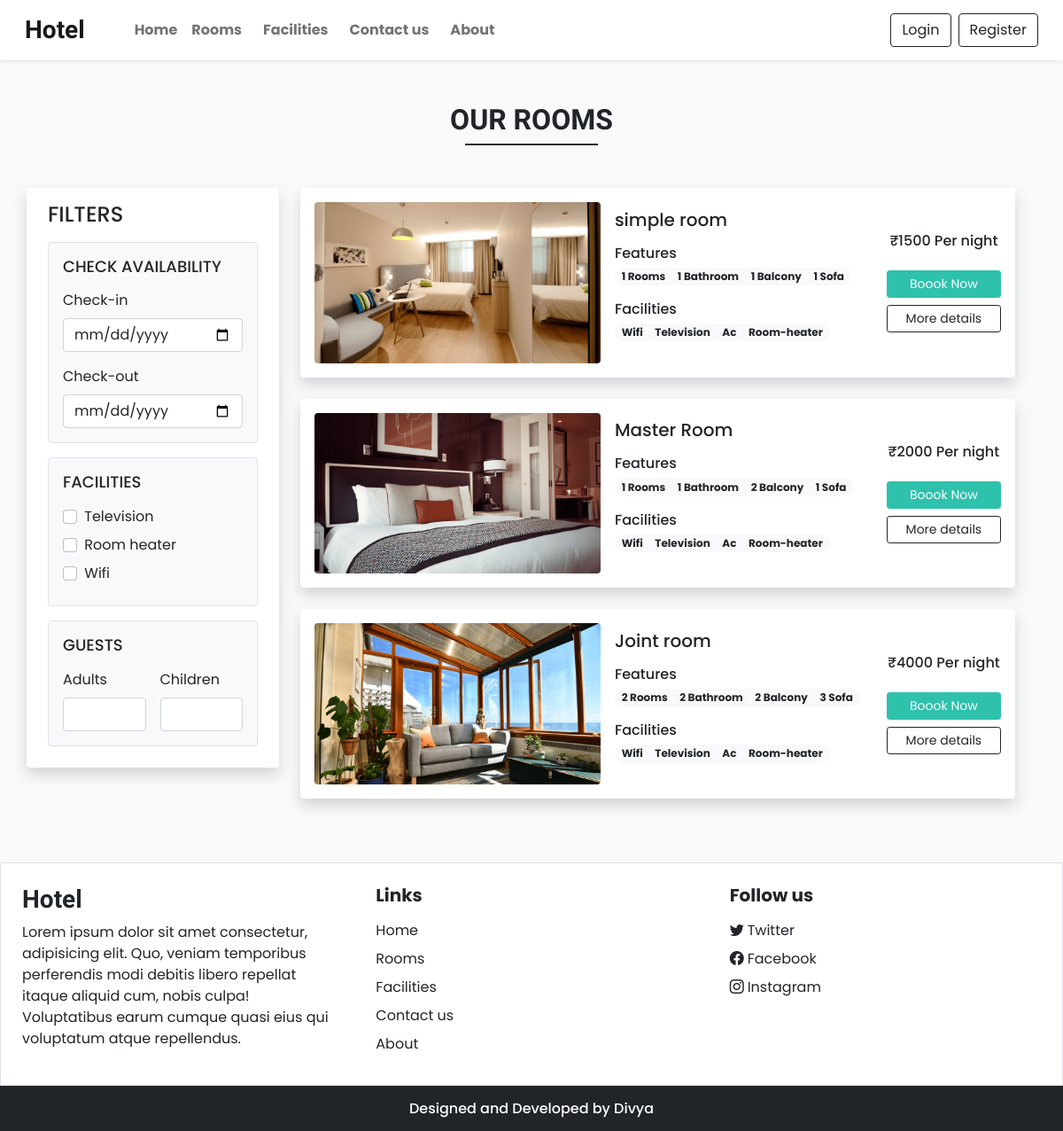
The page /rooms.php on the database its author committed.
### tables this page shows
CREATE TABLE `room` (
  `id` int(100) NOT NULL,
  `img` varchar(100) NOT NULL,
  `name` varchar(100) NOT NULL,
  `price` varchar(100) NOT NULL,
  `features` varchar(200) NOT NULL,
  `facilities` varchar(200) NOT NULL
);

### rooms.php (the view, shortened to what this page needs)
<!DOCTYPE html>
<html lang="en">
<head>
  <?php require('include/links.php')?>
</head>
<body class="bg-light">
        <?php require('include/header.php')?>
     <div class="my-5 px-4">
        <h2 Class=" fw-bold h-font text-center"> OUR ROOMS</h2>
        <div class="h-line bg-dark"></div>
    </div>
    <div class="container">
        <div class="row">
            <div class="col-lg-3 col-md-12 mb-lg-0 mb-4 px-lg-0">
                <nav class="navbar navbar-expand-lg navbar-light bg-white rounded shadow ">
                    <div class="container-fluid flex-lg-column align-items-stretch">
                        <h4 class="mt-2">FILTERS</h4>
                        <div class="collapse navbar-collapse flex-column mt-2 align-item-stretch" id="filterdropdown">
                            <div class="border bg-light p-3 rounded mb-3 w-100">
                                <h5 class="mb-3" style="font-size:18px;">CHECK AVAILABILITY</h5>
                                <label class="form-label" >Check-in</label>
                                <input type="date" class="form-control shadow-none mb-3">
                                <label class="form-label" >Check-out</label>
                                <input type="date" class="form-control shadow-none">
                            </div>
                            <div class="border bg-light p-3 rounded mb-3 w-100">
                                <h5 class="mb-3" style="font-size:18px;">FACILITIES</h5>
                                <div class="mb-2">
                                    <input type="checkbox" id="f1" class="form-check-input shadow-none me-1">
                                    <label class="form-check-label" for="f1">Television</label>
                                </div>
                                <div class="mb-2">
                                    <input type="checkbox" id="f2" class="form-check-input shadow-none me-1">
                                    <label class="form-check-label" for="f2">Room heater</label>
                                </div>
                                <div class="mb-2">
                                    <input type="checkbox" id="f3" class="form-check-input shadow-none me-1">
                                    <label class="form-check-label" for="f3">Wifi</label>
                                </div>
                            </div>
                            <div class="border bg-light p-3 rounded mb-3 w-100">
                                <h5 class="mb-3" style="font-size:18px;">GUESTS </h5>
                                <div class="d-flex">
                                    <div class="me-3">
                                        <label class="form-label" >Adults</label>
                                        <input type="number" class="form-control shadow-none">
                                    </div>
                                    <div>
                                        <label class="form-label" >Children</label>
                                        <input type="number" class="form-control shadow-none">
                                    </div>
                                </div>
                            </div>
                        </div>
                    </div>
                </nav>
            </div>
            <div class="col-lg-9 col-md-12 px-4">
            <?Php
          require('include/dbconfig.php');
          $_query = "select * from room";
          $query_run = mysqli_query($connection,$_query);
          $check_room = mysqli_num_rows($query_run) > 0;
          if($check_room)
          {
              while($row = mysqli_fetch_assoc($query_run))
              {
                ?>
                  <div class="card mb-4 border-0 shadow" >
                        <div class="row g-0 p-3 align-items-center">
                            <div class="col-md-5 mb-lg-0 mb-md-0 mb-3">
                                <img src="images/rooms/<?php echo $row['img']; ?>" class="img-fluid rounded" >
                            </div>
                            <div class="col-md-5 px-lg-3 px-md-3 px-0">
                                <h5 class="mb-3"><?php echo $row['name']; ?></h5>
                                <div class="features mb-3">
                                    <h6 class="mb-1">Features</h6>
                                        <span class="badge rounded-pill bg-light text-dark text-wrap">
                                        <?php echo $row['features']; ?>
                                        </span>
                                </div>
                                <div class="facilities mb-3">
                                    <h6 class="mb-1">Facilities</h6>
                                        <span class="badge rounded-pill bg-light text-dark text-wrap">
                                        <?php echo $row['facilities']; ?>
                                        </span>
                                </div>
                            </div>
                            <div class="col-md-2 text-center mt-lg-0 mt-0 mt-4">
                                <h6 class="mb-4"><?php echo $row['price']; ?></h6>
                                <a href="booking.php" class="btn btn-sm w-100 text-white coustem-bg shadow-none mb-2">Boook Now</a>
                                <a href="#" class="btn btn-sm w-100 btn-outline-dark shadow-none">More details</a>
                            </div>
                        </div>
                    </div>
              <?php
              }
          }
          else{
            echo "no recored found";
          }
        ?>
            </div>
        </div>
    </div>
    <?php require('include/footer.php')?>
</body>
</html>

### include/links.php (shortened to what this page needs)
<link href="https://cdn.jsdelivr.net/npm/bootstrap@5.0.2/dist/css/bootstrap.min.css" rel="stylesheet">
<link rel="stylesheet" href="https://cdn.jsdelivr.net/npm/bootstrap-icons@1.10.5/font/bootstrap-icons.css">
<link rel="stylesheet" href="css/common.css">
<link rel="stylesheet" href="https://cdn.jsdelivr.net/npm/swiper@10/swiper-bundle.min.css"/>

### include/header.php (shortened to what this page needs)
<?php
if (isset($_SESSION['user_id'])) {
    $isLoggedIn = true;
} else {
    $isLoggedIn = false;
}
?>
    <nav class="navbar navbar-expand-lg navbar-light bg-white px-lg-3 py-lg-2 shadow-sm sticky-top">
        <div class="container-fluid">
          <a class="navbar-brand me-5 fw-bold fs-3 h-font" href="index.php">Hotel</a>
          <div class="collapse navbar-collapse" id="navbarSupportedContent">
            <ul class="navbar-nav me-auto mb-2 mb-lg-0">
              <li class="nav-item">
                <a class="nav-link fw-bold" aria-current="page" href="index.php">Home</a>
              </li>
              <li class="nav-item">
                <a class="nav-link me-2 fw-bold" href="rooms.php">Rooms</a>
              </li>
              <li class="nav-item">
                <a class="nav-link me-2 fw-bold" href="facilities.php">Facilities</a>
              </li>
              <li class="nav-item">
                <a class="nav-link me-2 fw-bold" href="contact.php">Contact us</a>
              </li>
              <li class="nav-item">
                <a class="nav-link fw-bold" href="about.php">About</a>
              </li>
            </ul>
          <?php
          if ($isLoggedIn) {
              echo '<button type="button" name="logout" class="btn btn-outline-dark shadow-none mg-lg-3 me-2">
              <a href="logout.php" style="text-decoration: none; color: black">Logout</a>
            </button>';
          } else {
              echo '<div class="d-flex">
              <button type="button" class="btn btn-outline-dark shadow-none mg-lg-3 me-2" data-bs-toggle="modal" data-bs-target="#loginModal">
                Login
              </button>
              <button type="button" class="btn btn-outline-dark shadow-none" data-bs-toggle="modal" data-bs-target="#registerModal">
                Register
              </button>
            </div>';
          }
          ?>
          </div>
        </div>
    </nav>

### include/footer.php (shortened to what this page needs)
<div class="container-fluid bg-white mt-5 border">
      <div class="row">
        <div class="col-lg-4 p-4">
            <h3 class="h-font fw-bold fs-3 mb-2">Hotel</h3>
            <p>
              Lorem ipsum dolor sit amet consectetur, adipisicing elit. Quo, veniam temporibus perferendis modi debitis libero repellat itaque aliquid cum, nobis culpa! Voluptatibus earum cumque quasi eius qui voluptatum atque repellendus.
            </p>
        </div>
        <div class="col-lg-4 p-4">
            <h5 class="mb-3 fw-bold">Links</h5>
            <a href="index.php" class="d-inline-block mb-2 text-dark text-decoration-none">Home</a><br>
            <a href="rooms.php" class="d-inline-block mb-2 text-dark text-decoration-none">Rooms</a><br>
            <a href="facilities.php" class="d-inline-block mb-2 text-dark text-decoration-none">Facilities</a><br>
            <a href="contact.php" class="d-inline-block mb-2 text-dark text-decoration-none">Contact us</a><br>
            <a href="about.php" class="d-inline-block mb-2 text-dark text-decoration-none">About</a>
        </div>
        <div class="col-lg-4 p-4">
            <h5 class="mb-3 fw-bold">Follow us</h5>
            <a href="#" class="d-inline-block text-dark text-decoration-none mb-2">
              <i class="bi bi-twitter me-1"></i>Twitter
            </a><br>
            <a href="#" class="d-inline-block text-dark text-decoration-none mb-2">
              <i class="bi bi-facebook me-1"></i>Facebook
            </a><br>
            <a href="#" class="d-inline-block text-dark text-decoration-none">
              <i class="bi bi-instagram me-1"></i>Instagram
            </a><br>
        </div>
      </div>
    </div>
    <h6 class="text-center bg-dark text-white p-3 m-0">Designed and Developed by Divya</h6>

### css/common.css (style rules this page uses)
:root { --teal:#2ec1ac; --teal_hover:#279e8c; }
* { font-family: 'Poppins', sans-serif; }
.h-font { font-family: 'Merienda', cursive; }
input[type=number] { -moz-appearance :textfield; }
.coustem-bg { background-color:var(--teal) ; border: 1px solid var(--teal); }
.h-line { width:150px; margin:0 auto; height:1.7px; }

### rows shown on the page
room: img (picture), name "simple room", features "1 Rooms ㅤ1 Bathroom ㅤ1 Balcony ㅤ1 Sofa", facilities "Wifiㅤ Television ㅤAc ㅤRoom-heater", price "₹1500 Per night"
room: img (picture), name "Master Room", features "1 Rooms ㅤ1 Bathroom ㅤ2 Balcony ㅤ1 Sofa", facilities "Wifi ㅤTelevision ㅤAc ㅤRoom-heater", price "₹2000 Per night"
room: img (picture), name "Joint room", features "2 Rooms ㅤ2 Bathroom ㅤ2 Balcony ㅤ3 Sofa", facilities "Wifi ㅤTelevisionㅤ Ac ㅤRoom-heater", price "₹4000 Per night"
